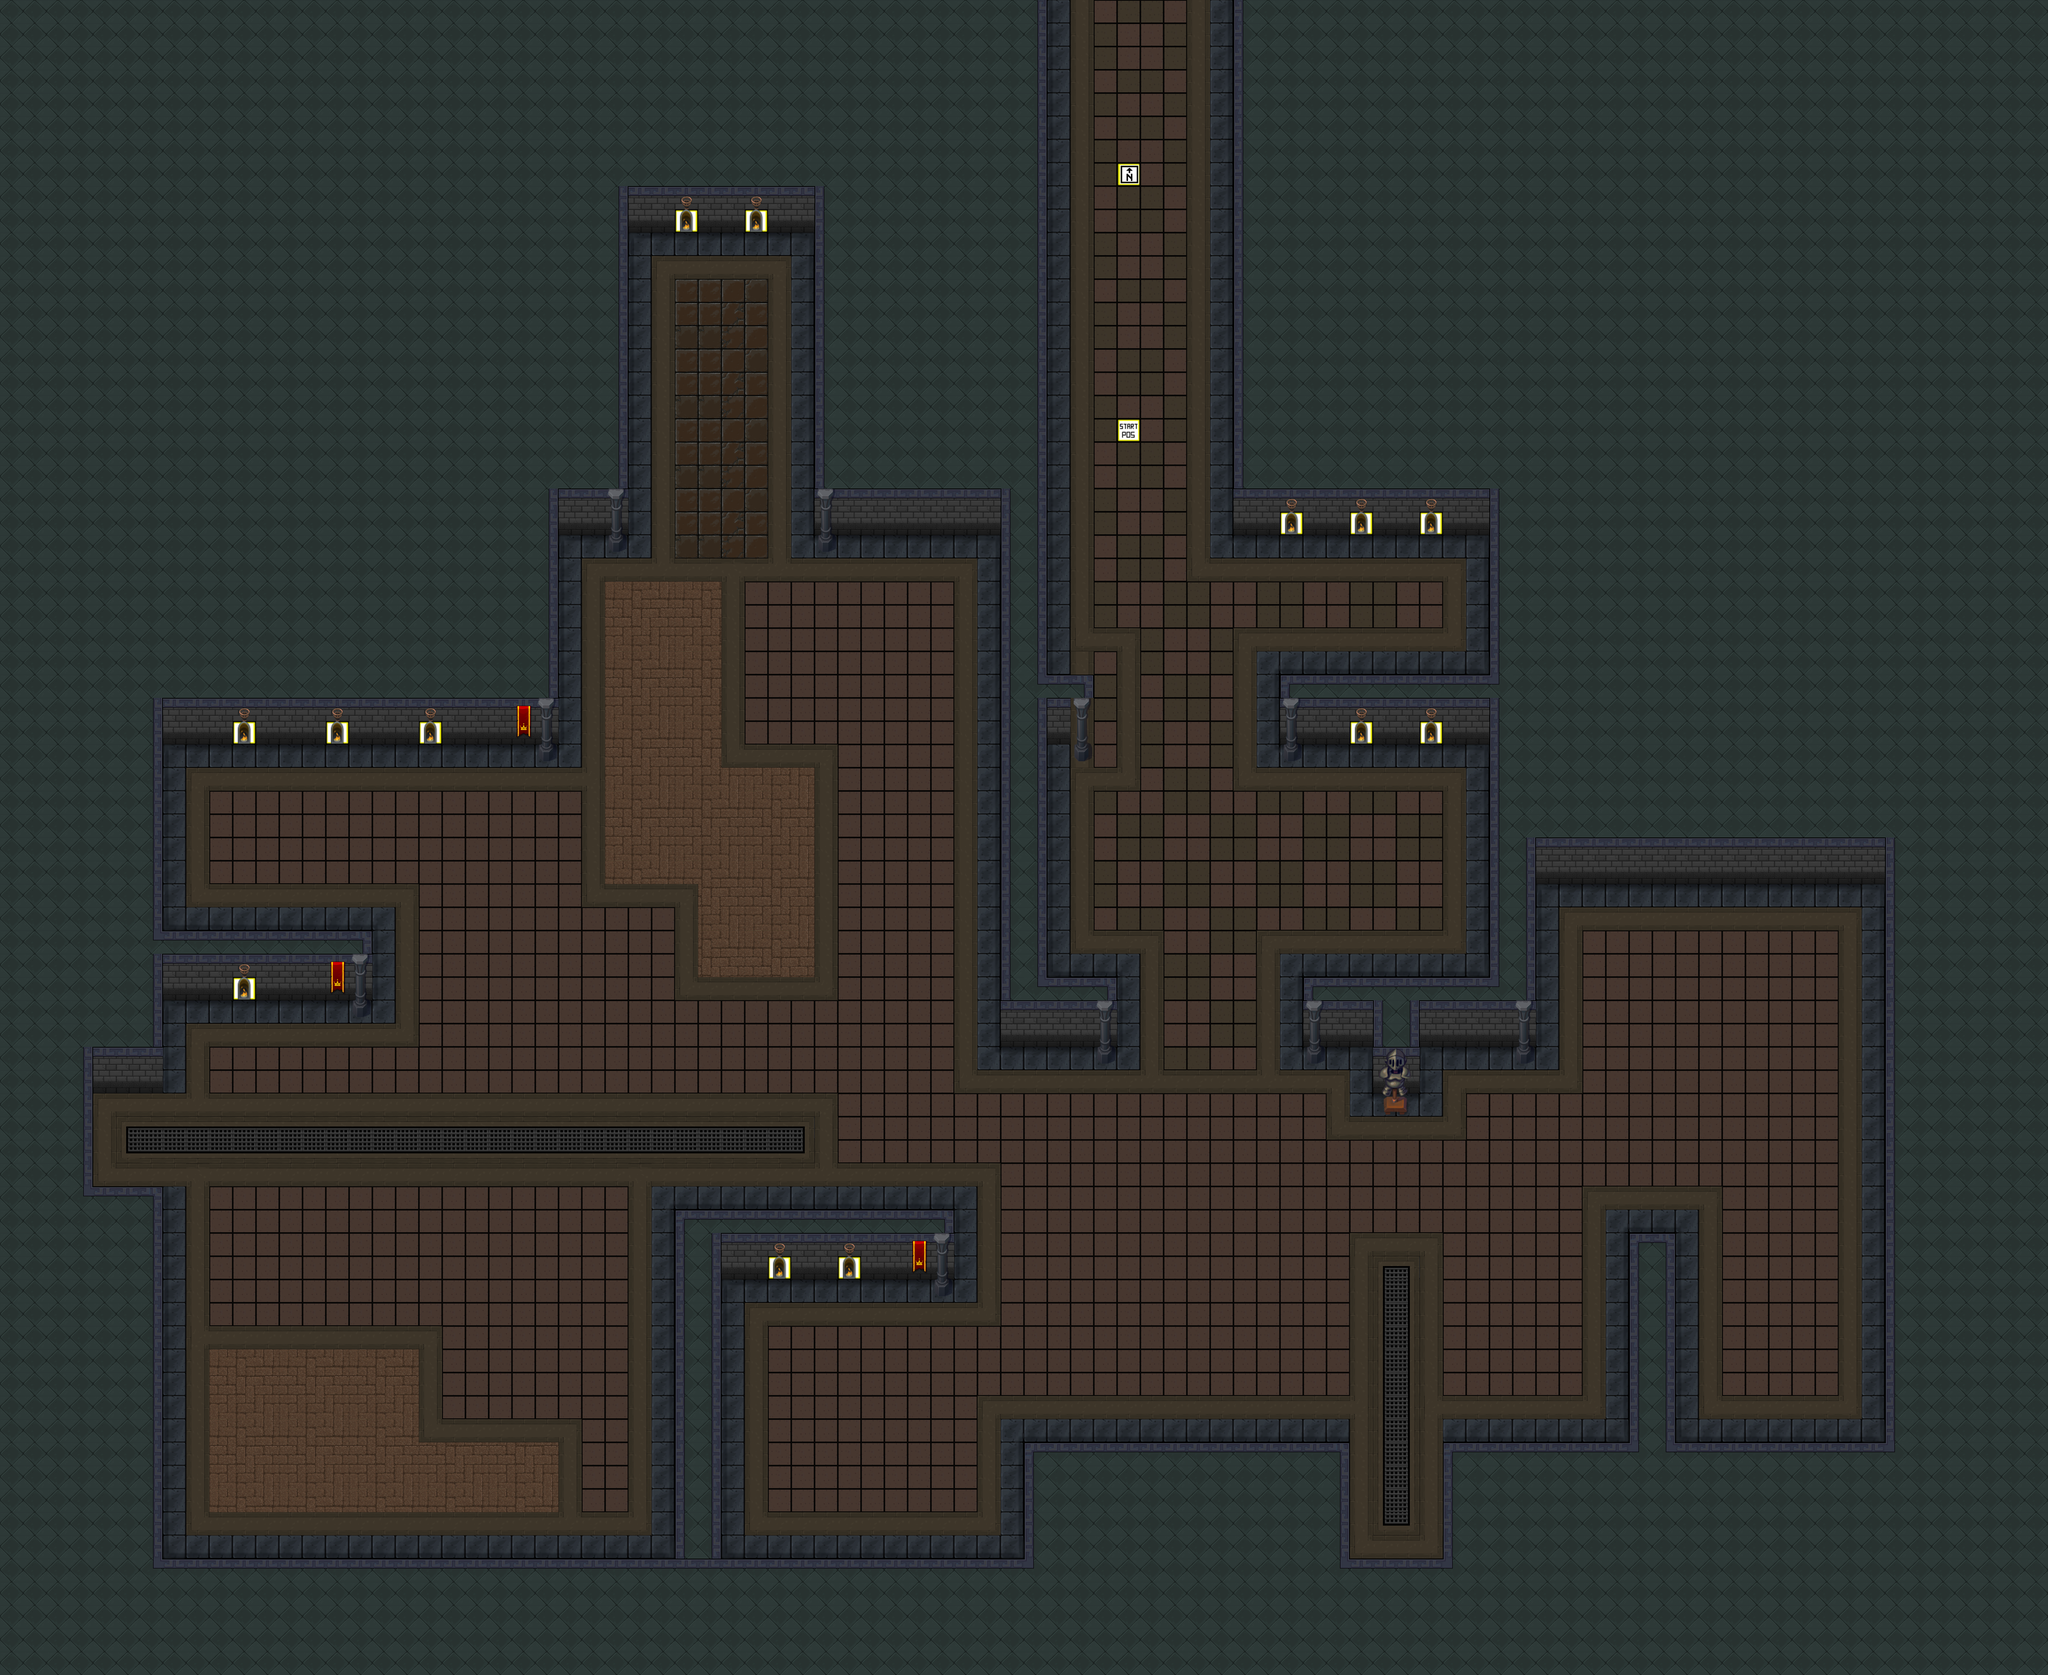

A level layout from a 2D game, rendered from its tile map. Below: a short description, then the map file with tile-grid data replaced by summaries:
An orthogonal 88x72 tile map with 64x64 px tiles, 3 tile layers (game tiles, extra game tiles, marker tiles), 2 tilesets and 27 objects (25x Collision, Spike Ball, Spike Block).

<map version="1.4" tiledversion="1.4.3" orientation="orthogonal" renderorder="left-up" compressionlevel="0" width="88" height="72" tilewidth="64" tileheight="64" infinite="0" nextlayerid="62" nextobjectid="887">
 <tileset firstgid="1" name="marker_tiles" tilewidth="64" tileheight="64" tilecount="100" columns="10">
  <image source="marker_tiles.png" width="640" height="640" />
 </tileset>
 <tileset firstgid="101" name="tileset2" tilewidth="64" tileheight="64" tilecount="616" columns="22">
  <image source="tileset2.png" width="1408" height="1792" />
 </tileset>
 <layer id="56" name="game tiles" width="88" height="72">
  <data>[6336 cells, 6336 non-empty, 60 distinct tile ids]</data>
 </layer>
 <layer id="57" name="extra game tiles" width="88" height="72">
  <data>[6336 cells, 84 non-empty, 24 distinct tile ids]</data>
 </layer>
 <layer id="58" name="marker tiles" width="88" height="72">
  <data>[6336 cells, 15 non-empty, 3 distinct tile ids]</data>
 </layer>
 <objectgroup color="#ffaa00" id="42" name="collision" visible="0">
  <object id="834" name="Wall" type="Collision" x="3968" y="3968" width="1216" height="640" />
  <object id="836" name="Wall" type="Collision" x="3392" y="0" width="704" height="1472" />
  <object id="837" name="Wall" type="Collision" x="4096" y="0" width="1536" height="2432" />
  <object id="839" name="Wall" type="Collision" x="0" y="0" width="1728" height="1472" />
  <object id="840" name="Wall" type="Collision" x="0" y="3264" width="448" height="1344" />
  <object id="844" name="Wall" type="Collision" x="448" y="4288" width="2368" height="320" />
  <object id="845" name="Wall" type="Collision" x="5184" y="2432" width="448" height="2176" />
  <object id="852" name="Wall" type="Collision" x="0" y="1472" width="1536" height="576" />
  <object id="855" name="Wall" type="Collision" x="2816" y="3968" width="896" height="640" />
  <object id="856" name="Wall" type="Collision" x="3712" y="4288" width="256" height="320" />
  <object id="858" name="Spike Ball" gid="16" x="3776" y="4224" width="64" height="64">
   <properties>
    <property name="count" type="int" value="1" />
    <property name="xdirection" value="still" />
    <property name="xdistance" type="int" value="0" />
    <property name="xspeed" type="float" value="0" />
    <property name="ydirection" value="up" />
    <property name="ydistance" type="int" value="12" />
    <property name="yspeed" type="float" value="6" />
   </properties>
  </object>
  <object id="860" name="Wall" type="Collision" x="0" y="3008" width="256" height="256" />
  <object id="861" name="Wall" type="Collision" x="0" y="2048" width="448" height="960" />
  <object id="862" name="Spike Block" gid="17" x="256" y="3264" width="64" height="64">
   <properties>
    <property name="xdirection" value="right" />
    <property name="xdistance" type="int" value="32" />
    <property name="xspeed" type="float" value="0" />
    <property name="ydirection" value="still" />
    <property name="ydistance" type="int" value="0" />
    <property name="yspeed" type="float" value="0" />
   </properties>
  </object>
  <object id="866" name="Wall" type="Collision" x="2240" y="0" width="640" height="1472" />
  <object id="873" name="Wall" type="Collision" x="3584" y="2688" width="640" height="192" />
  <object id="874" name="Wall" type="Collision" x="4096" y="2432" width="128" height="256" />
  <object id="875" name="Wall" type="Collision" x="1728" y="0" width="512" height="640" />
  <object id="877" name="Wall" type="Collision" x="2752" y="1472" width="128" height="1216" />
  <object id="878" name="Wall" type="Collision" x="2752" y="2688" width="320" height="192" />
  <object id="879" name="Wall" type="Collision" x="1856" y="3520" width="128" height="768" />
  <object id="880" name="Wall" type="Collision" x="1856" y="3328" width="768" height="192" />
  <object id="881" name="Wall" type="Collision" x="448" y="2560" width="576" height="192" />
  <object id="882" name="Wall" type="Collision" x="4480" y="3392" width="128" height="576" />
  <object id="883" name="Wall" type="Collision" x="3520" y="1856" width="576" height="192" />
  <object id="884" name="Wall" type="Collision" x="2880" y="1856" width="128" height="192" />
  <object id="885" name="Wall" type="Collision" x="3776" y="2880" width="128" height="128" />
 </objectgroup>
</map>
